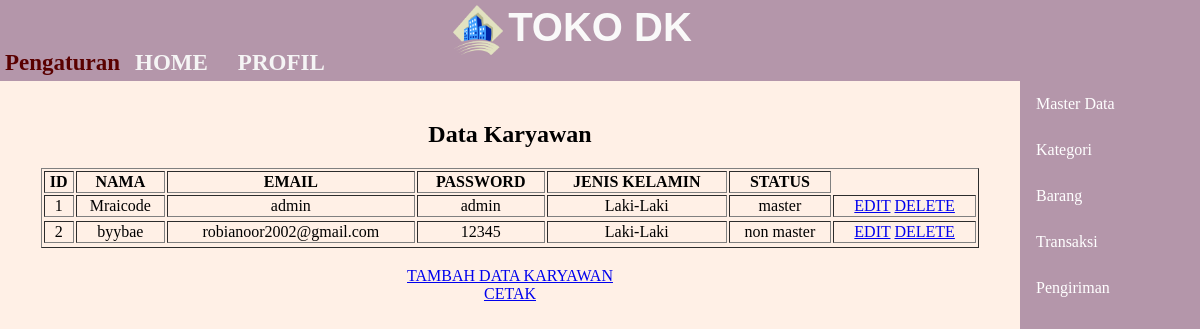
Screenshot of /index.php?page=karyawan (signed in) with the database file from the repository.
### tables this page shows
CREATE TABLE IF NOT EXISTS `tb_karyawan` (
  `id` int NOT NULL,
  `nama` varchar(50) DEFAULT NULL,
  `email` varchar(50) DEFAULT NULL,
  `password` varchar(30) DEFAULT NULL,
  `jenkel` enum('L','P') DEFAULT NULL,
  `status` varchar(20) DEFAULT NULL,
  PRIMARY KEY (`id`)
);

### karyawan/index.php (the view)
<?php
if(isset($_GET['action'])){
	$aksi = $_GET['action'];
	switch($aksi){
		case 'tambah':
			include'tambah.php';
		break;
		case 'ubah':
			include'edit.php';
		break;
		case 'hapus':
			include'delete.php';
		break;
		default:
			echo "<script>window.location='index.php';</script>";
		break;
	}
}else{
	?>
		<div class="karyawan-data">
			<h2>Data Karyawan</h2>
			<table border=1>
				<tr>
					<th>ID</th>
					<th>Nama</th>
					<th>Email</th>
					<th>Password</th>
					<th>Jenis Kelamin</th>
					<th>Status</th>
				</tr>
				<?php
				$query = mysqli_query($konek,"select * from tb_karyawan where id > 0 order by id asc");
				if(mysqli_num_rows($query)==0){
					echo "<tr><td colspan=6>Tidak ada data</td></tr>";
				}else{
					while($rs = mysqli_fetch_row($query)){
						if($rs[4]=='L'){
							$jenis = "Laki-Laki";
						}else if($rs[4]=='P'){
							$jenis = "Perempuan";
						}
						echo "<tr>
								<td>".$rs[0]."</td>
								<td>".$rs[1]."</td>
								<td>".$rs[2]."</td>
								<td>".$rs[3]."</td>
								<td>".$jenis."</td>
								<td>".$rs[5]."</td>
								<td><a href='?page=karyawan&action=ubah&id=".$rs[0]."'>EDIT</a>
									<a href='?page=karyawan&action=hapus&id=".$rs[0]."' ";?>onclick="return confirm('Apakah data ingin di hapus?')"<?php echo ">DELETE</a></td>
							<tr>";
					}
				}
					?>
			</table>
			<a href="?page=karyawan&action=tambah">TAMBAH DATA KARYAWAN</a>
			<br><a href="karyawan/cetak.php" target="new_blank">CETAK</a>
		</div>
	<?php
} ?>

### index.php (style rules this page uses)
html, body { background-color: rgba(255,240,230); margin: 0; padding: 0; height: 100%; }
div.karyawan-data table { width: 100%; margin: 2% 0; }
div.karyawan-data table tr:nth-child(1) { text-transform: uppercase; }
div.karyawan-data, div.karyawan-aksi { text-align: center; padding: 2% 4%; }

### rows the page displays
tb_karyawan: id "1", nama "Mraicode", email "admin", password "admin", jenkel "Laki-Laki", status "master"
tb_karyawan: id "2", nama "byybae", email "robianoor2002@gmail.com", password "12345", jenkel "Laki-Laki", status "non master"
